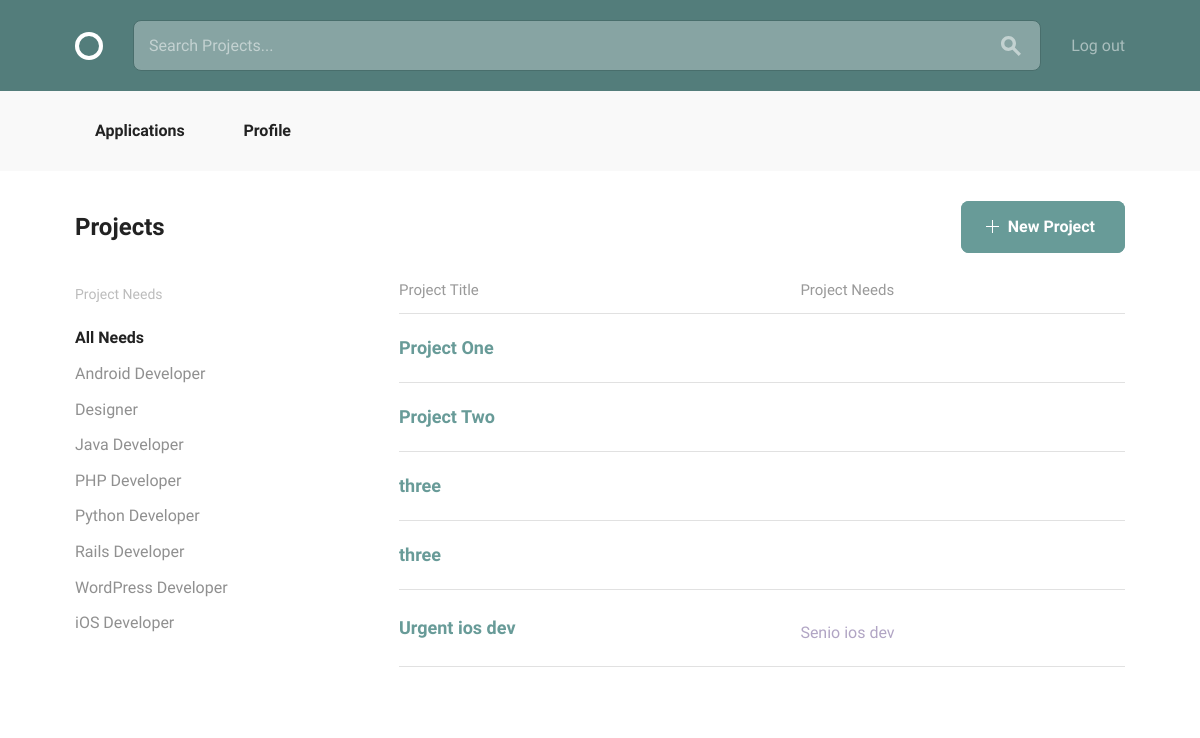
The page /projects/ (signed in) on the database as committed earlier.
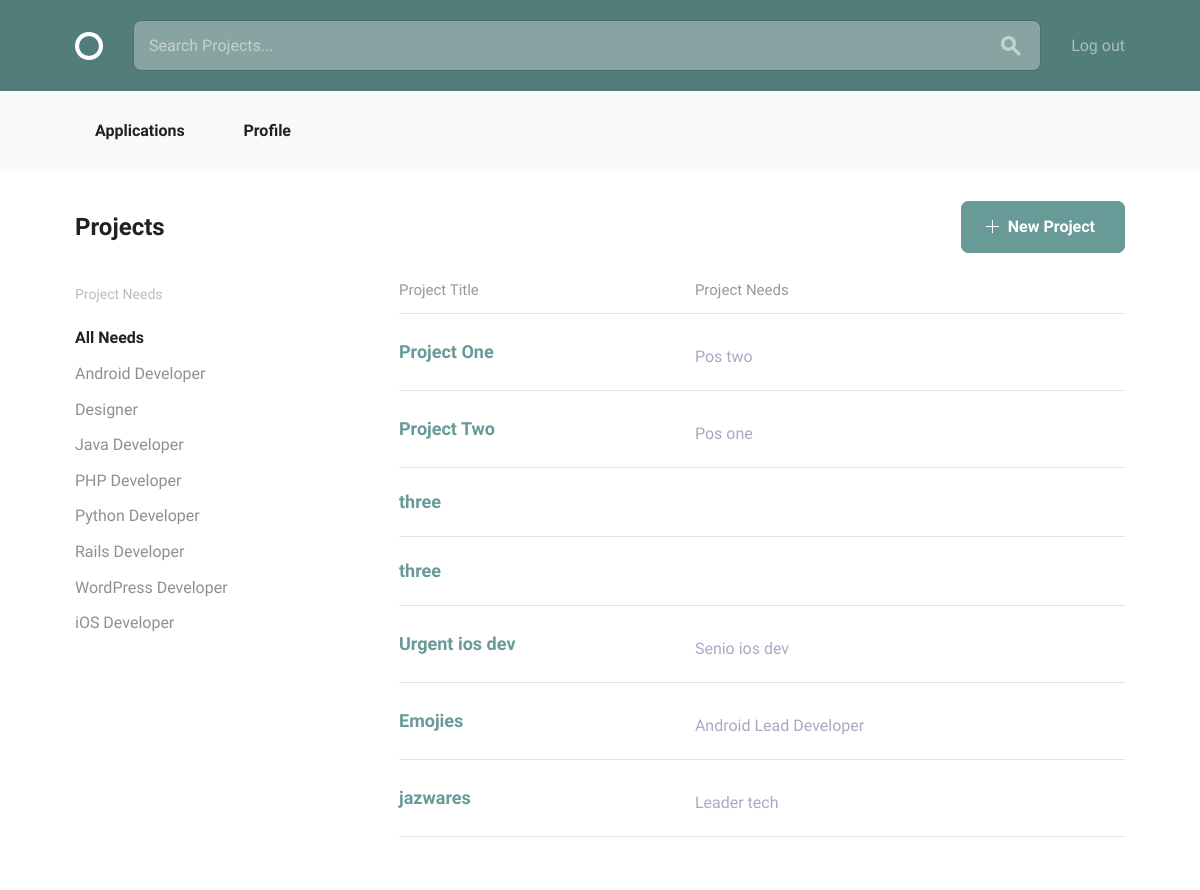
The same page on the database as committed later.
### projects/models.py (models this page shows, shortened)
class Project(models.Model):
    owner = models.ForeignKey(settings.AUTH_USER_MODEL,
                              related_name="projects")
    title = models.CharField(max_length=140)
    description = models.TextField()
    concluded = models.BooleanField(default=False)
    time_line_description = models.TextField(default='')
    applicant_req = models.TextField(default='')

class Position(models.Model):
    position_title = models.CharField(max_length=40)
    skill = models.ForeignKey(Skill, related_name='positions')
    description = models.TextField(default='')
    project = models.ForeignKey(Project, related_name='positions')
    filled = models.BooleanField(default=False)
    def __str__(self):
        return self.position_title

### projects/views.py (the view)
class AllProjects(LoginRequiredMixin, PrefetchRelatedMixin, generic.ListView):
    model = models.Project
    prefetch_related = ["positions"]

### projects/templates/projects/project_list.html
{% extends "layout.html" %}
{% block body_content %}
<div class="bounds circle--page">
    <div class="circle--page--header circle--fluid">
        <div class="circle--fluid--cell circle--fluid--primary">
            <h2>Projects</h2>
        </div>
        <div class="circle--fluid--cell circle--fluid--secondary">
            <a class="button button-primary icon-on-left" href="{% url 'projects:create_project' %}">
                <svg version="1.1" xmlns="http://www.w3.org/2000/svg" xmlns:xlink="http://www.w3.org/1999/xlink" x="0px" y="0px" viewBox="0 0 13 13" style="enable-background:new 0 0 13 13;" xml:space="preserve" class="add">
            <polygon points="7,6 7,0 6,0 6,6 0,6 0,7 6,7 6,13 7,13 7,7 13,7 13,6 "/>
          </svg>
                New Project
            </a>
        </div>
    </div>
    <div class="grid-25">
        <div class="circle--filter circle--secondary--module">
            <h4>Project Needs</h4>
            <ul class="circle--filter--list">
                <li><a class="selected">All Needs</a></li>
                <li><a>Android Developer</a></li>
                <li><a>Designer</a></li>
                <li><a>Java Developer</a></li>
                <li><a>PHP Developer</a></li>
                <li><a>Python Developer</a></li>
                <li><a>Rails Developer</a></li>
                <li><a>WordPress Developer</a></li>
                <li><a>iOS Developer</a></li>
            </ul>
        </div>
    </div>
    <div class="grid-70 grid-push-5">
        <table class="u-full-width circle--table">
            <thead>
            <tr>
                <th>Project Title</th>
                <th class="circle--cell--right">Project Needs</th>
            </tr>
            </thead>
            <tbody>
            {% for project in project_list %}
            <tr class="clickable-row" data-href="{% url 'projects:detail_project' pk=project.pk %}">
                <td>
                    <h3>{{ project.title }}</h3>
                </td>
                <td class="circle--cell--right">
                    {% for position in project.positions.all %}
                        <p class="secondary-label">{{ position }}</p>
                    {% endfor %}
                </td>
            </tr>
            {% endfor %}
            </tbody>
        </table>
    </div>
</div>
{% endblock %}

Rows that differ between the two databases and show on the page:
changed Project "Project One": gains Position (position_title "Pos two")
changed Project "Project Two": gains Position (position_title "Pos one")
added Project: title "Emojies"
added Position: position_title "Android Lead Developer", shown under "Emojies"
added Project: title "jazwares"
added Position: position_title "Leader tech", shown under "jazwares"
